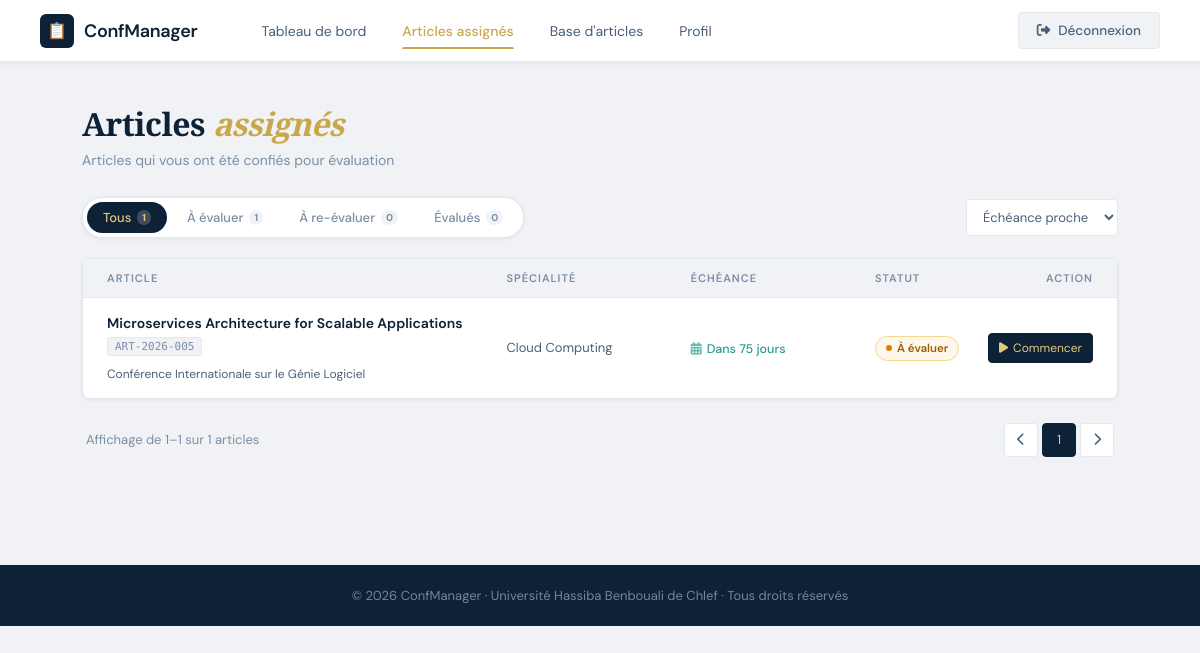
The app's page /articles.php (signed in) with its own data.
### tables this page shows
CREATE TABLE `article_reviewers` (
  `id` int(11) NOT NULL,
  `article_id` int(11) NOT NULL,
  `evaluator_id` int(11) NOT NULL,
  `assigned_at` timestamp NOT NULL DEFAULT current_timestamp(),
  `completed_at` timestamp NULL DEFAULT NULL
);

CREATE TABLE `articles` (
  `id` int(11) NOT NULL,
  `conference_id` int(11) NOT NULL,
  `topic_id` int(11) DEFAULT NULL,
  `title` varchar(255) NOT NULL,
  `author` varchar(255) NOT NULL,
  `author_institution` varchar(255) DEFAULT NULL,
  `author_email` varchar(255) DEFAULT NULL,
  `submitted_by` int(11) DEFAULT NULL,
  `submission_date` date NOT NULL,
  `status` enum('new','assigned','accepted','rejected','review','revision') DEFAULT 'new',
  `final_decision` enum('accepted','revision','rejected') DEFAULT NULL,
  `final_comment` text DEFAULT NULL,
  `decision_date` timestamp NULL DEFAULT NULL,
  `decided_by` int(11) DEFAULT NULL,
  `abstract` text DEFAULT NULL,
  `keywords` varchar(255) DEFAULT NULL,
  `file_path` varchar(255) DEFAULT NULL,
  `assigned_to` int(11) DEFAULT NULL,
  `reject_reason` text DEFAULT NULL,
  `created_at` timestamp NOT NULL DEFAULT current_timestamp()
);

CREATE TABLE `conferences` (
  `id` int(11) NOT NULL,
  `user_id` int(11) NOT NULL,
  `name_fr` varchar(255) NOT NULL,
  `name_en` varchar(255) NOT NULL,
  `type` enum('Conférence','Séminaire','Colloque') DEFAULT 'Conférence',
  `disciplines` varchar(255) DEFAULT NULL,
  `organizer` varchar(255) DEFAULT NULL,
  `location` varchar(255) DEFAULT NULL,
  `start_date` date NOT NULL,
  `end_date` date NOT NULL,
  `submission_start_date` date NOT NULL,
  `submission_deadline` date NOT NULL,
  `review_start_date` date NOT NULL,
  `review_end_date` date NOT NULL,
  `requirements` text DEFAULT NULL,
  `max_articles` int(11) DEFAULT 40,
  `created_at` timestamp NOT NULL DEFAULT current_timestamp()
);

CREATE TABLE `topics` (
  `id` int(11) NOT NULL,
  `name` varchar(100) NOT NULL,
  `created_at` timestamp NOT NULL DEFAULT current_timestamp()
);

### config.php (called while the page is built, shortened)
<?php
function formatDateFr($dateStr) {
    $date = new DateTime($dateStr);
    $months = ['janv.', 'févr.', 'mars', 'avr.', 'mai', 'juin',
               'juil.', 'août', 'sept.', 'oct.', 'nov.', 'déc.'];
    return $date->format('j') . ' ' . $months[(int)$date->format('n') - 1] . ' ' . $date->format('Y');
}
function generateRef($articleId) {
    return 'ART-' . date('Y') . '-' . str_pad($articleId, 3, '0', STR_PAD_LEFT);
}
?>

### articles.php (the view, shortened to what this page needs)
<?php
require_once 'config.php';
$reviewerId = getCurrentUserId();
$stmt = $pdo->prepare("
    SELECT a.*, c.name_fr as conference_name, c.name_en, c.review_end_date, t.name as topic_name,
           ar.assigned_at, ar.completed_at,
           r.recommendation as submitted_decision, r.comment as review_comment, r.created_at as review_date
    FROM article_reviewers ar
    JOIN articles a ON ar.article_id = a.id
    LEFT JOIN conferences c ON a.conference_id = c.id
    LEFT JOIN topics t ON a.topic_id = t.id
    LEFT JOIN reviews r ON r.article_id = a.id AND r.evaluator_id = ?
    WHERE ar.evaluator_id = ?
    ORDER BY a.submission_date DESC
");
$stmt->execute([$reviewerId, $reviewerId]);
$assignments = $stmt->fetchAll();
$formattedAssignments = [];
foreach ($assignments as $a) {
    $deadline = new DateTime($a['review_end_date'] ?? '+30 days');
    $now = new DateTime();
    $diff = $now->diff($deadline);
    $daysLeft = $diff->days * ($diff->invert ? -1 : 1);
    if ($daysLeft < 0) {
        $deadlineLabel = 'Terminé';
        $deadlineUrgency = 'ok';
    } elseif ($daysLeft <= 2) {
        $deadlineLabel = 'Dans ' . $daysLeft . ' jour' . ($daysLeft > 1 ? 's' : '');
        $deadlineUrgency = 'urgent';
    } elseif ($daysLeft <= 7) {
        $deadlineLabel = 'Dans ' . $daysLeft . ' jours';
        $deadlineUrgency = 'soon';
    } else {
        $deadlineLabel = 'Dans ' . $daysLeft . ' jours';
        $deadlineUrgency = 'ok';
    }
    if ($a['submitted_decision']) {
        $status = 'done';
        $statusLabel = 'Évalué';
    } elseif ($a['status'] === 'revision') {
        $status = 'revised';
        $statusLabel = 'À re-évaluer';
    } else {
        $status = 'pending';
        $statusLabel = 'À évaluer';
    }
    $formattedAssignments[] = [
        'id' => $a['id'],
        'ref' => generateRef($a['id']),
        'title' => $a['title'],
        'conf' => $a['conference_name'] ?? $a['name_en'],
        'specialty' => $a['topic_name'] ?? 'Non spécifié',
        'abstract' => $a['abstract'] ?? '',
        'authors' => $a['author'],
        'file' => basename($a['file_path'] ?? 'article.pdf'),
        'fileSize' => '2.0 Mo',
        'deadline' => $a['review_end_date'] ?? date('Y-m-d', strtotime('+30 days')),
        'deadlineLabel' => $deadlineLabel,
        'deadlineUrgency' => $deadlineUrgency,
        'status' => $status,
        'statusLabel' => $statusLabel,
        'assignedDate' => formatDateFr($a['assigned_at']),
        'isRevised' => ($a['status'] === 'revision'),
        'submittedDecision' => $a['submitted_decision'],
        'authorResponse' => $a['review_comment'] ?? '',
        'revisedDate' => $a['review_date'] ? formatDateFr($a['review_date']) : ''
    ];
}
$counts = ['all' => count($formattedAssignments), 'pending' => 0, 'revised' => 0, 'done' => 0];
foreach ($formattedAssignments as $a) {
    if ($a['status'] === 'pending') $counts['pending']++;
    elseif ($a['status'] === 'revised') $counts['revised']++;
    elseif ($a['status'] === 'done') $counts['done']++;
}
function renderRow($a) {
    $dlClass = $a['deadlineUrgency'] === 'urgent' ? 'deadline-cell urgent' : ($a['deadlineUrgency'] === 'soon' ? 'deadline-cell soon' : 'deadline-cell ok');
    if ($a['status'] === 'done') {
        $actionBtn = '<button class="action-btn" onclick="openDetailModal(' . $a['id'] . ')"><i class="fas fa-eye"></i> Voir</button>';
    } elseif ($a['status'] === 'revised') {
        $actionBtn = '<button class="action-btn revised-btn" onclick="openReReviewModal(' . $a['id'] . ')"><i class="fas fa-sync-alt"></i> Re-évaluer</button>';
    } else {
        $actionBtn = '<button class="action-btn primary" onclick="openReviewForm(' . $a['id'] . ')"><i class="fas fa-play"></i> Commencer</button>';
    }
    return '
    <div class="article-row" data-status="' . $a['status'] . '" data-title="' . strtolower(htmlspecialchars($a['title'])) . '" data-deadline="' . $a['deadline'] . '">
      <div class="td">
        <div class="article-title-main">' . htmlspecialchars($a['title']) . '</div>
        <div class="article-meta-row">
          <span class="article-ref">' . $a['ref'] . '</span>
          <span class="article-conf">' . htmlspecialchars($a['conf']) . '</span>
          ' . ($a['isRevised'] ? '<span class="badge revised" style="font-size:10px;padding:2px 7px"><span class="badge-dot"></span>Révisé</span>' : '') . '
        </div>
      </div>
      <div class="td td-domain">' . htmlspecialchars($a['specialty']) . '</div>
      <div class="td"><span class="' . $dlClass . '"><i class="fas fa-calendar-alt" style="margin-right:5px;opacity:.7"></i>' . $a['deadlineLabel'] . '</span></div>
      <div class="td"><span class="badge ' . $a['status'] . '"><span class="badge-dot"></span>' . $a['statusLabel'] . '</span></div>
      <div class="td"><div class="row-actions">' . $actionBtn . '</div></div>
    </div>';
}
?><!DOCTYPE html>
<html lang="fr">
<head>
<link rel="stylesheet" href="https://cdnjs.cloudflare.com/ajax/libs/font-awesome/6.4.0/css/all.min.css">
</head>
<body>
<header class="topbar">
  <a class="brand" href="reviewer_dashboard.php">
    <div class="brand-icon">📋</div>
    <span class="brand-name">ConfManager</span>
  </a>
  <nav class="nav-links">
    <a href="reviewer_dashboard.php" class="nav-link">Tableau de bord</a>
    <a href="articles.php" class="nav-link active">Articles assignés</a>
    <a href="base-articles.php" class="nav-link">Base d'articles</a>
    <a href="profile.php" class="nav-link">Profil</a>
  </nav>
  <div class="topbar-right">
    <a href="logout.php" class="logout-btn"><i class="fas fa-sign-out-alt"></i> Déconnexion</a>
  </div>
</header>
<main class="page">
  <div class="page-header">
    <div class="page-header-row">
      <h1>Articles <em>assignés</em></h1>
    </div>
    <p>Articles qui vous ont été confiés pour évaluation</p>
  </div>
  <div class="filters-bar">
    <div class="filter-tabs">
      <button class="filter-tab active" data-filter="all" onclick="setFilter(this,'all')">Tous <span class="filter-count" id="cnt-all"><?php echo $counts['all']; ?></span></button>
      <button class="filter-tab" data-filter="pending" onclick="setFilter(this,'pending')">À évaluer <span class="filter-count" id="cnt-pending"><?php echo $counts['pending']; ?></span></button>
      <button class="filter-tab" data-filter="revised" onclick="setFilter(this,'revised')">À re-évaluer <span class="filter-count" id="cnt-revised"><?php echo $counts['revised']; ?></span></button>
      <button class="filter-tab" data-filter="done" onclick="setFilter(this,'done')">Évalués <span class="filter-count" id="cnt-done"><?php echo $counts['done']; ?></span></button>
    </div>
    <div class="filters-right">
      <select class="sort-select" onchange="sortRows(this.value)">
        <option value="deadline-asc">Échéance proche</option>
      </select>
    </div>
  </div>
  <div class="articles-table-wrap">
    <div class="table-head">
      <div class="th">Article</div>
      <div class="th">Spécialité</div>
      <div class="th">Échéance</div>
      <div class="th">Statut</div>
      <div class="th" style="text-align:right">Action</div>
    </div>
    <div id="articleListBody">
      <?php foreach ($formattedAssignments as $a): ?>
        <?php echo renderRow($a); ?>
      <?php endforeach; ?>
    </div>
  </div>
  <div class="pagination">
    <span class="page-info" id="pageInfo">Affichage de 1–<?php echo count($formattedAssignments); ?> sur <?php echo count($formattedAssignments); ?> articles</span>
    <div class="page-btns">
      <button class="page-btn"><i class="fas fa-chevron-left"></i></button>
      <button class="page-btn active">1</button>
      <button class="page-btn"><i class="fas fa-chevron-right"></i></button>
    </div>
  </div>
</main>
<footer class="footer">© 2026 ConfManager · Université Hassiba Benbouali de Chlef · Tous droits réservés</footer>
</body>
</html>

### records on screen
article_reviewers: article.title "Microservices Architecture for Scalable Applications", ref "ART-2026-005", conferences.name_fr "Conférence Internationale sur le Génie Logiciel", topics.name "Cloud Computing", deadlineLabel "Dans 75 jours", statusLabel "À évaluer"

### other values on screen
$counts['all'] "1"
$counts['pending'] "1"
$counts['revised'] "0"
$counts['done'] "0"
count($formattedAssignments) "1"
